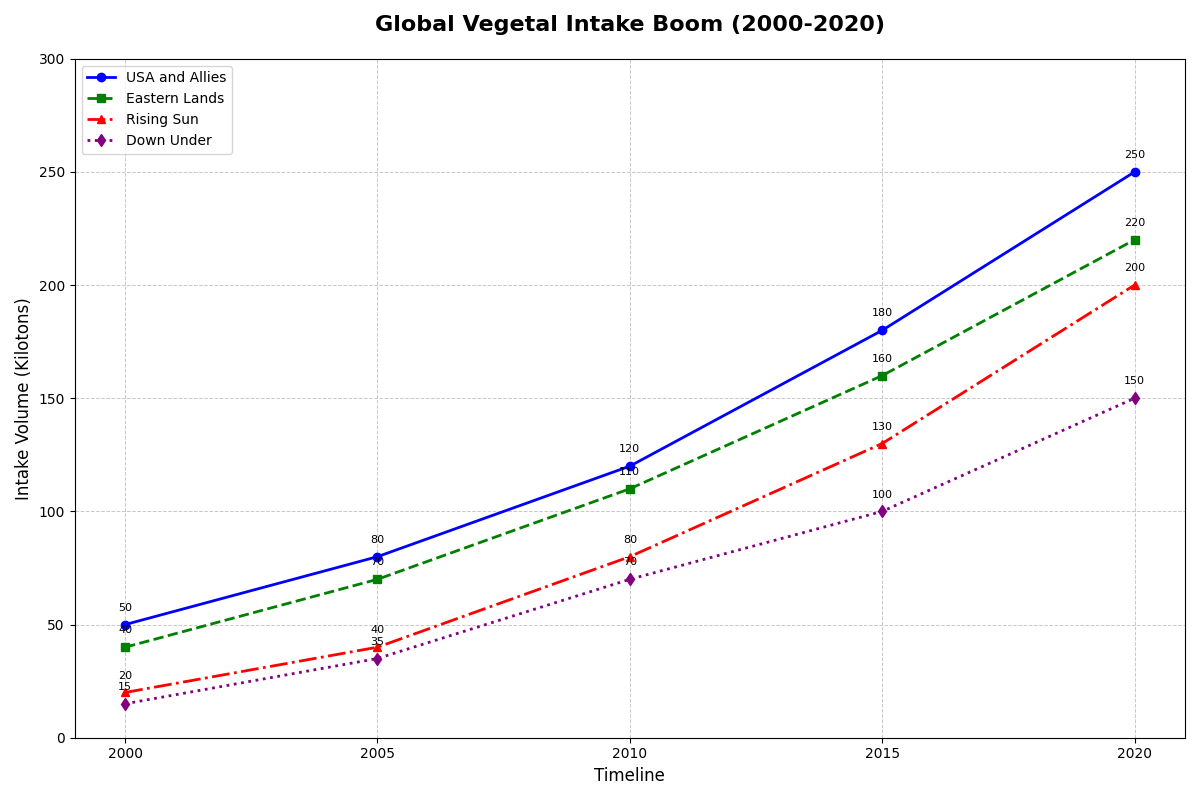

This chart was generated by the following Python code:
import matplotlib.pyplot as plt
import numpy as np

# Data for Plant-based food consumption in kilotons
years = np.array([2000, 2005, 2010, 2015, 2020])
north_america = np.array([50, 80, 120, 180, 250])
europe = np.array([40, 70, 110, 160, 220])
asia = np.array([20, 40, 80, 130, 200])
oceania = np.array([15, 35, 70, 100, 150])

# Plotting
fig, ax = plt.subplots(figsize=(12, 8))

# Plot each region's data
ax.plot(years, north_america, marker='o', linestyle='-', color='blue', linewidth=2, label='USA and Allies')
ax.plot(years, europe, marker='s', linestyle='--', color='green', linewidth=2, label='Eastern Lands')
ax.plot(years, asia, marker='^', linestyle='-.', color='red', linewidth=2, label='Rising Sun')
ax.plot(years, oceania, marker='d', linestyle=':', color='purple', linewidth=2, label='Down Under')

# Title and labels
ax.set_title('Global Vegetal Intake Boom (2000-2020)', fontsize=16, fontweight='bold', pad=20)
ax.set_xlabel('Timeline', fontsize=12)
ax.set_ylabel('Intake Volume (Kilotons)', fontsize=12)

# Customize x and y ticks
ax.set_xticks(years)
ax.set_yticks(np.arange(0, 301, 50))

# Add a legend
ax.legend(loc='upper left', fontsize=10)

# Add a grid for better readability
ax.grid(True, linestyle='--', linewidth=0.7, alpha=0.7)

# Annotate key points with the exact consumption values
for year, na, eu, as_, oc in zip(years, north_america, europe, asia, oceania):
    ax.annotate(f'{na}', (year, na), textcoords="offset points", xytext=(0,10), ha='center', fontsize=8)
    ax.annotate(f'{eu}', (year, eu), textcoords="offset points", xytext=(0,10), ha='center', fontsize=8)
    ax.annotate(f'{as_}', (year, as_), textcoords="offset points", xytext=(0,10), ha='center', fontsize=8)
    ax.annotate(f'{oc}', (year, oc), textcoords="offset points", xytext=(0,10), ha='center', fontsize=8)

# Automatically adjust subplot parameters to give specified padding
plt.tight_layout()

# Display the plot
plt.show()
